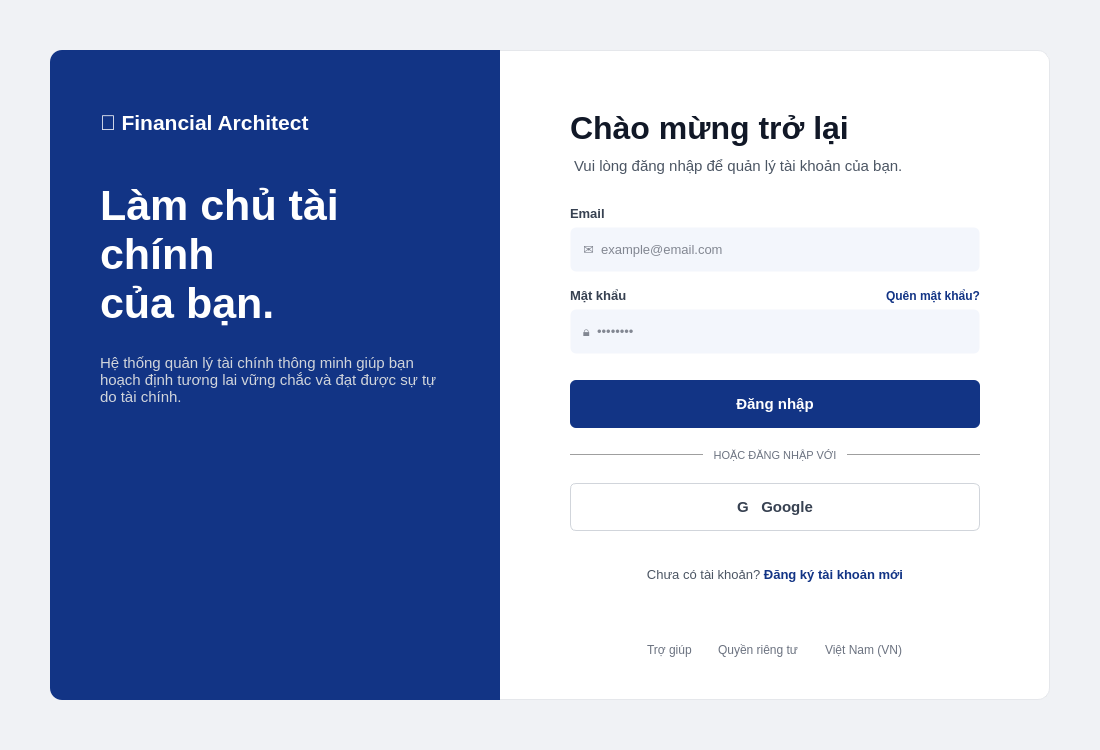
<?xml version="1.0" encoding="UTF-8"?>
<ui version="4.0">
 <class>LoginForm</class>
 <widget class="QWidget" name="LoginForm">
  <property name="geometry">
   <rect>
    <x>0</x>
    <y>0</y>
    <width>1100</width>
    <height>750</height>
   </rect>
  </property>
  <property name="windowTitle">
   <string>Đăng nhập - Financial Architect</string>
  </property>
  <property name="styleSheet">
   <string>QWidget#LoginForm {
	background-color: #f0f2f5;
}</string>
  </property>
  <layout class="QHBoxLayout" name="horizontalLayout">
   <item>
    <spacer name="horizontalSpacer_left">
     <property name="orientation">
      <enum>Qt::Horizontal</enum>
     </property>
     <property name="sizeHint" stdset="0">
      <size>
       <width>40</width>
       <height>20</height>
      </size>
     </property>
    </spacer>
   </item>
   <item>
    <widget class="QFrame" name="mainCard">
     <property name="minimumSize">
      <size>
       <width>1000</width>
       <height>650</height>
      </size>
     </property>
     <property name="maximumSize">
      <size>
       <width>1000</width>
       <height>650</height>
      </size>
     </property>
     <property name="styleSheet">
      <string>QFrame#mainCard {
	background-color: transparent;
}</string>
     </property>
     <property name="frameShape">
      <enum>QFrame::NoFrame</enum>
     </property>
     <property name="frameShadow">
      <enum>QFrame::Raised</enum>
     </property>
     <layout class="QHBoxLayout" name="horizontalLayout_2">
      <property name="spacing">
       <number>0</number>
      </property>
      <property name="leftMargin">
       <number>0</number>
      </property>
      <property name="topMargin">
       <number>0</number>
      </property>
      <property name="rightMargin">
       <number>0</number>
      </property>
      <property name="bottomMargin">
       <number>0</number>
      </property>
      <item>
       <widget class="QWidget" name="leftPanel" native="true">
        <property name="minimumSize">
         <size>
          <width>450</width>
          <height>0</height>
         </size>
        </property>
        <property name="maximumSize">
         <size>
          <width>450</width>
          <height>16777215</height>
         </size>
        </property>
        <property name="styleSheet">
         <string>QWidget#leftPanel {
	background-color: #123485;
	border-top-left-radius: 12px;
	border-bottom-left-radius: 12px;
}</string>
        </property>
        <layout class="QVBoxLayout" name="verticalLayout">
         <property name="leftMargin">
          <number>50</number>
         </property>
         <property name="topMargin">
          <number>60</number>
         </property>
         <property name="rightMargin">
          <number>50</number>
         </property>
         <property name="bottomMargin">
          <number>60</number>
         </property>
         <item>
          <widget class="QLabel" name="logoLabel">
           <property name="font">
            <font>
             <pointsize>16</pointsize>
             <bold>true</bold>
            </font>
           </property>
           <property name="styleSheet">
            <string>color: white;</string>
           </property>
           <property name="text">
            <string>🏦 Financial Architect</string>
           </property>
          </widget>
         </item>
         <item>
          <spacer name="verticalSpacer_1">
           <property name="orientation">
            <enum>Qt::Vertical</enum>
           </property>
           <property name="sizeType">
            <enum>QSizePolicy::Fixed</enum>
           </property>
           <property name="sizeHint" stdset="0">
            <size>
             <width>20</width>
             <height>40</height>
            </size>
           </property>
          </spacer>
         </item>
         <item>
          <widget class="QLabel" name="titleLabel">
           <property name="font">
            <font>
             <pointsize>32</pointsize>
             <bold>true</bold>
            </font>
           </property>
           <property name="styleSheet">
            <string>color: white;</string>
           </property>
           <property name="text">
            <string>Làm chủ tài chính
của bạn.</string>
           </property>
           <property name="wordWrap">
            <bool>true</bool>
           </property>
          </widget>
         </item>
         <item>
          <spacer name="verticalSpacer_2">
           <property name="orientation">
            <enum>Qt::Vertical</enum>
           </property>
           <property name="sizeType">
            <enum>QSizePolicy::Fixed</enum>
           </property>
           <property name="sizeHint" stdset="0">
            <size>
             <width>20</width>
             <height>20</height>
            </size>
           </property>
          </spacer>
         </item>
         <item>
          <widget class="QLabel" name="descLabel">
           <property name="font">
            <font>
             <pointsize>11</pointsize>
            </font>
           </property>
           <property name="styleSheet">
            <string>color: #d1d5db;</string>
           </property>
           <property name="text">
            <string>Hệ thống quản lý tài chính thông minh giúp bạn hoạch định tương lai vững chắc và đạt được sự tự do tài chính.</string>
           </property>
           <property name="wordWrap">
            <bool>true</bool>
           </property>
          </widget>
         </item>
         <item>
          <spacer name="verticalSpacer_3">
           <property name="orientation">
            <enum>Qt::Vertical</enum>
           </property>
           <property name="sizeHint" stdset="0">
            <size>
             <width>20</width>
             <height>40</height>
            </size>
           </property>
          </spacer>
         </item>
        </layout>
       </widget>
      </item>
      <item>
       <widget class="QWidget" name="rightPanel" native="true">
        <property name="styleSheet">
         <string>QWidget#rightPanel {
	background-color: white;
	border-top-right-radius: 12px;
	border-bottom-right-radius: 12px;
	border: 1px solid #e5e7eb;
	border-left: none;
}</string>
        </property>
        <layout class="QVBoxLayout" name="verticalLayout_2">
         <property name="leftMargin">
          <number>70</number>
         </property>
         <property name="topMargin">
          <number>60</number>
         </property>
         <property name="rightMargin">
          <number>70</number>
         </property>
         <property name="bottomMargin">
          <number>40</number>
         </property>
         <item>
          <widget class="QLabel" name="welcomeLabel">
           <property name="font">
            <font>
             <pointsize>24</pointsize>
             <bold>true</bold>
            </font>
           </property>
           <property name="styleSheet">
            <string>color: #111827;</string>
           </property>
           <property name="text">
            <string>Chào mừng trở lại</string>
           </property>
          </widget>
         </item>
         <item>
          <widget class="QLabel" name="subWelcomeLabel">
           <property name="font">
            <font>
             <pointsize>11</pointsize>
            </font>
           </property>
           <property name="styleSheet">
            <string>color: #4b5563;
margin-top: 5px;</string>
           </property>
           <property name="text">
            <string>Vui lòng đăng nhập để quản lý tài khoản của bạn.</string>
           </property>
          </widget>
         </item>
         <item>
          <spacer name="verticalSpacer_4">
           <property name="orientation">
            <enum>Qt::Vertical</enum>
           </property>
           <property name="sizeType">
            <enum>QSizePolicy::Fixed</enum>
           </property>
           <property name="sizeHint" stdset="0">
            <size>
             <width>20</width>
             <height>25</height>
            </size>
           </property>
          </spacer>
         </item>
         <item>
          <widget class="QLabel" name="emailLabel">
           <property name="font">
            <font>
             <pointsize>10</pointsize>
             <bold>true</bold>
            </font>
           </property>
           <property name="styleSheet">
            <string>color: #374151;</string>
           </property>
           <property name="text">
            <string>Email</string>
           </property>
          </widget>
         </item>
         <item>
          <widget class="QLineEdit" name="emailInput">
           <property name="minimumSize">
            <size>
             <width>0</width>
             <height>45</height>
            </size>
           </property>
           <property name="font">
            <font>
             <pointsize>10</pointsize>
            </font>
           </property>
           <property name="styleSheet">
            <string>QLineEdit {
	background-color: #f3f6fc;
	border: 1px solid transparent;
	border-radius: 6px;
	padding: 10px;
	color: #111827;
}
QLineEdit:focus {
	border: 1px solid #123485;
}</string>
           </property>
           <property name="placeholderText">
            <string>✉  example@email.com</string>
           </property>
          </widget>
         </item>
         <item>
          <spacer name="verticalSpacer_5">
           <property name="orientation">
            <enum>Qt::Vertical</enum>
           </property>
           <property name="sizeType">
            <enum>QSizePolicy::Fixed</enum>
           </property>
           <property name="sizeHint" stdset="0">
            <size>
             <width>20</width>
             <height>10</height>
            </size>
           </property>
          </spacer>
         </item>
         <item>
          <layout class="QHBoxLayout" name="horizontalLayout_3">
           <item>
            <widget class="QLabel" name="passwordLabel">
             <property name="font">
              <font>
               <pointsize>10</pointsize>
               <bold>true</bold>
              </font>
             </property>
             <property name="styleSheet">
              <string>color: #374151;</string>
             </property>
             <property name="text">
              <string>Mật khẩu</string>
             </property>
            </widget>
           </item>
           <item>
            <widget class="QLabel" name="forgotPwdLabel">
             <property name="font">
              <font>
               <pointsize>9</pointsize>
               <bold>true</bold>
              </font>
             </property>
             <property name="cursor">
              <cursorShape>PointingHandCursor</cursorShape>
             </property>
             <property name="styleSheet">
              <string>color: #123485;</string>
             </property>
             <property name="text">
              <string>Quên mật khẩu?</string>
             </property>
             <property name="alignment">
              <set>Qt::AlignRight|Qt::AlignTrailing|Qt::AlignVCenter</set>
             </property>
            </widget>
           </item>
          </layout>
         </item>
         <item>
          <widget class="QLineEdit" name="passwordInput">
           <property name="minimumSize">
            <size>
             <width>0</width>
             <height>45</height>
            </size>
           </property>
           <property name="font">
            <font>
             <pointsize>10</pointsize>
            </font>
           </property>
           <property name="styleSheet">
            <string>QLineEdit {
	background-color: #f3f6fc;
	border: 1px solid transparent;
	border-radius: 6px;
	padding: 10px;
	color: #111827;
}
QLineEdit:focus {
	border: 1px solid #123485;
}</string>
           </property>
           <property name="echoMode">
            <enum>QLineEdit::Password</enum>
           </property>
           <property name="placeholderText">
            <string>🔒  ••••••••</string>
           </property>
          </widget>
         </item>
         <item>
          <spacer name="verticalSpacer_6">
           <property name="orientation">
            <enum>Qt::Vertical</enum>
           </property>
           <property name="sizeType">
            <enum>QSizePolicy::Fixed</enum>
           </property>
           <property name="sizeHint" stdset="0">
            <size>
             <width>20</width>
             <height>20</height>
            </size>
           </property>
          </spacer>
         </item>
         <item>
          <widget class="QPushButton" name="loginBtn">
           <property name="minimumSize">
            <size>
             <width>0</width>
             <height>48</height>
            </size>
           </property>
           <property name="font">
            <font>
             <pointsize>11</pointsize>
             <bold>true</bold>
            </font>
           </property>
           <property name="cursor">
            <cursorShape>PointingHandCursor</cursorShape>
           </property>
           <property name="styleSheet">
            <string>QPushButton {
	background-color: #123485;
	color: white;
	border-radius: 6px;
}
QPushButton:hover {
	background-color: #0e276b;
}</string>
           </property>
           <property name="text">
            <string>Đăng nhập</string>
           </property>
          </widget>
         </item>
         <item>
          <spacer name="verticalSpacer_7">
           <property name="orientation">
            <enum>Qt::Vertical</enum>
           </property>
           <property name="sizeType">
            <enum>QSizePolicy::Fixed</enum>
           </property>
           <property name="sizeHint" stdset="0">
            <size>
             <width>20</width>
             <height>15</height>
            </size>
           </property>
          </spacer>
         </item>
         <item>
          <layout class="QHBoxLayout" name="horizontalLayout_4">
           <item>
            <widget class="Line" name="line_1">
             <property name="styleSheet">
              <string>color: #e5e7eb;</string>
             </property>
             <property name="orientation">
              <enum>Qt::Horizontal</enum>
             </property>
            </widget>
           </item>
           <item>
            <widget class="QLabel" name="orLabel">
             <property name="font">
              <font>
               <pointsize>8</pointsize>
              </font>
             </property>
             <property name="styleSheet">
              <string>color: #6b7280;</string>
             </property>
             <property name="text">
              <string>HOẶC ĐĂNG NHẬP VỚI</string>
             </property>
             <property name="alignment">
              <set>Qt::AlignCenter</set>
             </property>
            </widget>
           </item>
           <item>
            <widget class="Line" name="line_2">
             <property name="styleSheet">
              <string>color: #e5e7eb;</string>
             </property>
             <property name="orientation">
              <enum>Qt::Horizontal</enum>
             </property>
            </widget>
           </item>
          </layout>
         </item>
         <item>
          <spacer name="verticalSpacer_8">
           <property name="orientation">
            <enum>Qt::Vertical</enum>
           </property>
           <property name="sizeType">
            <enum>QSizePolicy::Fixed</enum>
           </property>
           <property name="sizeHint" stdset="0">
            <size>
             <width>20</width>
             <height>15</height>
            </size>
           </property>
          </spacer>
         </item>
         <item>
          <widget class="QPushButton" name="googleBtn">
           <property name="minimumSize">
            <size>
             <width>0</width>
             <height>48</height>
            </size>
           </property>
           <property name="font">
            <font>
             <pointsize>11</pointsize>
             <bold>true</bold>
            </font>
           </property>
           <property name="cursor">
            <cursorShape>PointingHandCursor</cursorShape>
           </property>
           <property name="styleSheet">
            <string>QPushButton {
	background-color: white;
	color: #374151;
	border: 1px solid #d1d5db;
	border-radius: 6px;
}
QPushButton:hover {
	background-color: #f9fafb;
}</string>
           </property>
           <property name="text">
            <string>G   Google</string>
           </property>
          </widget>
         </item>
         <item>
          <spacer name="verticalSpacer_9">
           <property name="orientation">
            <enum>Qt::Vertical</enum>
           </property>
           <property name="sizeType">
            <enum>QSizePolicy::Fixed</enum>
           </property>
           <property name="sizeHint" stdset="0">
            <size>
             <width>20</width>
             <height>30</height>
            </size>
           </property>
          </spacer>
         </item>
         <item>
          <widget class="QLabel" name="signupLabel">
           <property name="font">
            <font>
             <pointsize>10</pointsize>
            </font>
           </property>
           <property name="styleSheet">
            <string>color: #4b5563;</string>
           </property>
           <property name="text">
            <string>&lt;html&gt;&lt;head/&gt;&lt;body&gt;&lt;p&gt;Chưa có tài khoản? &lt;span style=&quot; font-weight:700; color:#123485;&quot;&gt;Đăng ký tài khoản mới&lt;/span&gt;&lt;/p&gt;&lt;/body&gt;&lt;/html&gt;</string>
           </property>
           <property name="alignment">
            <set>Qt::AlignCenter</set>
           </property>
           <property name="openExternalLinks">
            <bool>false</bool>
           </property>
          </widget>
         </item>
         <item>
          <spacer name="verticalSpacer_10">
           <property name="orientation">
            <enum>Qt::Vertical</enum>
           </property>
           <property name="sizeHint" stdset="0">
            <size>
             <width>20</width>
             <height>40</height>
            </size>
           </property>
          </spacer>
         </item>
         <item>
          <layout class="QHBoxLayout" name="footerLayout">
           <item>
            <spacer name="horizontalSpacer_3">
             <property name="orientation">
              <enum>Qt::Horizontal</enum>
             </property>
             <property name="sizeHint" stdset="0">
              <size>
               <width>40</width>
               <height>20</height>
              </size>
             </property>
            </spacer>
           </item>
           <item>
            <widget class="QLabel" name="helpLabel">
             <property name="font">
              <font>
               <pointsize>9</pointsize>
              </font>
             </property>
             <property name="cursor">
              <cursorShape>PointingHandCursor</cursorShape>
             </property>
             <property name="styleSheet">
              <string>color: #6b7280;</string>
             </property>
             <property name="text">
              <string>Trợ giúp</string>
             </property>
            </widget>
           </item>
           <item>
            <spacer name="horizontalSpacer_4">
             <property name="orientation">
              <enum>Qt::Horizontal</enum>
             </property>
             <property name="sizeType">
              <enum>QSizePolicy::Fixed</enum>
             </property>
             <property name="sizeHint" stdset="0">
              <size>
               <width>20</width>
               <height>20</height>
              </size>
             </property>
            </spacer>
           </item>
           <item>
            <widget class="QLabel" name="privacyLabel">
             <property name="font">
              <font>
               <pointsize>9</pointsize>
              </font>
             </property>
             <property name="cursor">
              <cursorShape>PointingHandCursor</cursorShape>
             </property>
             <property name="styleSheet">
              <string>color: #6b7280;</string>
             </property>
             <property name="text">
              <string>Quyền riêng tư</string>
             </property>
            </widget>
           </item>
           <item>
            <spacer name="horizontalSpacer_5">
             <property name="orientation">
              <enum>Qt::Horizontal</enum>
             </property>
             <property name="sizeType">
              <enum>QSizePolicy::Fixed</enum>
             </property>
             <property name="sizeHint" stdset="0">
              <size>
               <width>20</width>
               <height>20</height>
              </size>
             </property>
            </spacer>
           </item>
           <item>
            <widget class="QLabel" name="regionLabel">
             <property name="font">
              <font>
               <pointsize>9</pointsize>
              </font>
             </property>
             <property name="cursor">
              <cursorShape>PointingHandCursor</cursorShape>
             </property>
             <property name="styleSheet">
              <string>color: #6b7280;</string>
             </property>
             <property name="text">
              <string>Việt Nam (VN)</string>
             </property>
            </widget>
           </item>
           <item>
            <spacer name="horizontalSpacer_6">
             <property name="orientation">
              <enum>Qt::Horizontal</enum>
             </property>
             <property name="sizeHint" stdset="0">
              <size>
               <width>40</width>
               <height>20</height>
              </size>
             </property>
            </spacer>
           </item>
          </layout>
         </item>
        </layout>
       </widget>
      </item>
     </layout>
    </widget>
   </item>
   <item>
    <spacer name="horizontalSpacer_right">
     <property name="orientation">
      <enum>Qt::Horizontal</enum>
     </property>
     <property name="sizeHint" stdset="0">
      <size>
       <width>40</width>
       <height>20</height>
      </size>
     </property>
    </spacer>
   </item>
  </layout>
 </widget>
 <resources/>
 <connections/>
</ui>
